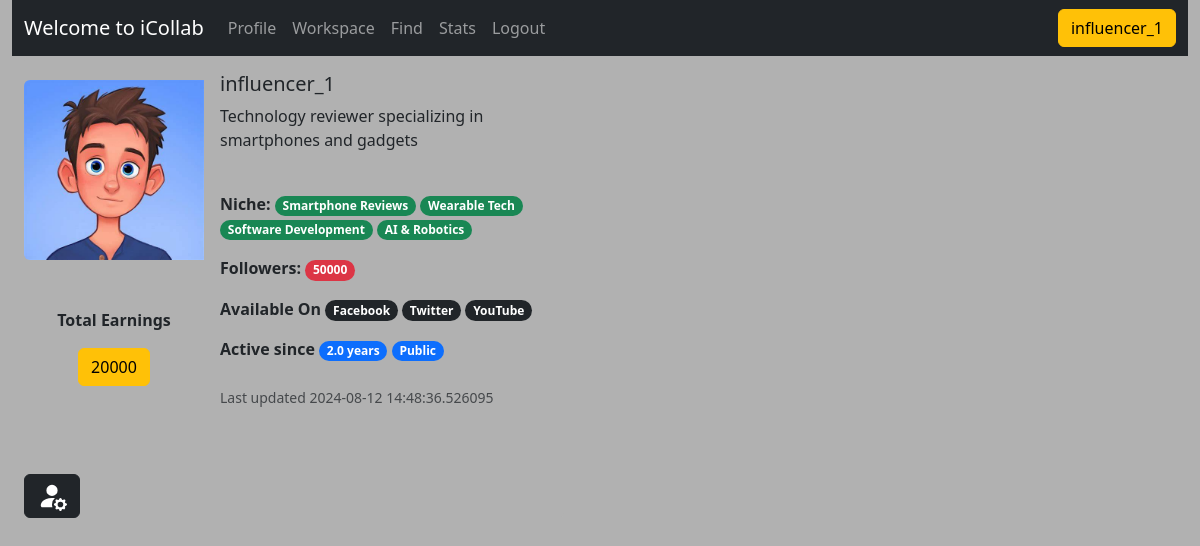
/profile (signed in), run on the app's committed database.
### backend/models.py (models this page shows)
class UserInfo(db.Model):
    __tablename__="userinfo"
    userid=db.Column(db.Integer, primary_key=True)
    username=db.Column(db.String(50),nullable=False,unique=True)
    fullname=db.Column(db.String(50),nullable=False)
    email=db.Column(db.String(100), nullable=False)
    password=db.Column(db.String(100), nullable=False)
    role=db.Column(db.Integer,db.ForeignKey("roles.roleid"),default=2)
    usertype=db.Column(db.String(50),db.ForeignKey("userType.usertypename"),nullable=True)
    isprofilepublic=db.Column(db.Boolean, default=True)
    isactive=db.Column(db.Boolean, default=True)
    isflagged=db.Column(db.Boolean, default=False)
    isblacklisted=db.Column(db.Boolean, default=False)
    campaign=db.relationship('Campaigns', backref='userinfo', lazy=True)
    platformpresence=db.relationship('PlatformPresence',backref='userinfo', lazy=True)
    adrequests=db.relationship('AdRequests',backref='userinfo', lazy=True)
    sent_messages = db.relationship('Messages', foreign_keys='Messages.senderid', backref='sender_user', lazy=True)
    received_messages = db.relationship('Messages', foreign_keys='Messages.receiverid', backref='receiver_user', lazy=True)

class Influencers(db.Model):
    __tablename__ = 'influencers'
    influencerid = db.Column(db.Integer, primary_key=True)
    influencerusername = db.Column(db.String(50), db.ForeignKey("userinfo.username"), nullable=False)
    influencerdescription = db.Column(db.String(255))
    influencercategory = db.Column(db.String(50), db.ForeignKey('categories.categoryname'), nullable=False)
    influencerniche = db.Column(db.String(50), db.ForeignKey('niches.nichename'), nullable=False)
    influencerreach = db.Column(db.Integer)
    influencerearnings=db.Column(db.Integer)
    influencertenure=db.Column(db.Float, default=0.1)
    ispublic=db.Column(db.Boolean, default=False)
    lastupdated=db.Column(db.DateTime)
    negotiation=db.relationship('Negotiations', backref='influencers', lazy=True)

class Niches(db.Model):
    __tablename__ = 'niches'
    nicheid = db.Column(db.Integer, primary_key=True)
    nichename = db.Column(db.String(50), unique=True, nullable=False)
    nichedescription = db.Column(db.String(255))
    categoryid = db.Column(db.Integer, db.ForeignKey('categories.categoryid'), nullable=False)
    influencers = db.relationship('Influencers', backref='niches', lazy=True)

class PlatformPresence(db.Model):
    __tablename__="platformpresence"
    platformpresenceid=db.Column(db.Integer, primary_key=True)
    username=db.Column(db.String(50), db.ForeignKey("userinfo.username"),nullable=False)
    platformname=db.Column(db.String(50), db.ForeignKey("platforms.platformname"))

### backend/controllers.py (the view)
@app.route("/profile")
def profile():
    try:
        userinfo = getcurrentuser()
        if userinfo:
            category = Category.query.all()
            platforms = Platforms.query.all()
            if userinfo.usertype == 'Sponsor':
                campaigns = Campaigns.query.filter_by(campaigncreatedby=userinfo.userid).all()
                return render_template("sponsorprofile.html", userinfo=userinfo, campaigns=campaigns, category=category)
            elif userinfo.usertype == 'Influencer':
                influencer = Influencers.query.filter_by(influencerusername=userinfo.username).first()
                negotiations = Negotiations.query.filter_by(influencerid=influencer.influencerid).all()
                userplatform = PlatformPresence.query.filter_by(username=influencer.influencerusername).all()
                niche = Niches.query.filter_by(categoryid=influencer.cate.categoryid).all()
                return render_template("./influencers/influencerprofile.html", userinfo=userinfo, negotiations=negotiations, influencer=influencer, userplatform=userplatform, niche=niche, category=category, platforms=platforms)
            elif userinfo.usertype == 'Admin':
                return redirect(url_for('home'))
            else:
                return redirect(url_for('somethingwentwrong'))
        else:
            return redirect(url_for("index"))
    except Exception:
        return redirect(url_for("somethingwentwrong"))

### helpfunction.py (called while the page is built)
def getcurrentuser():
        if 'id' in session:
            userid = session['id']
            userinfo = UserInfo.query.filter_by(userid=userid).first()
            if userinfo:
                return userinfo
        return None

### templates/influencers/influencerprofile.html (shortened to what this page needs)
{% extends "./Layouts/base.html" %}
{% block content %}
{% include './Layouts/navbar.html' %}
<div class="container-fluid" style="background-color: #b1b1b1;">
    <div class="card mb-3" style="max-width: 540px; background-color: #b1b1b1; border: none;">
        <div class="row g-0">
            <div class="col-md-4">
                <br>
                <img src="{{ url_for('static', filename='img/influencers/' + influencer.influencerusername + '-profile.png') }}"
                     class="img-fluid rounded-start"
                     onerror="this.onerror=null;this.src='{{ url_for('static', filename='img/influencers/alt.jpg') }}';"
                     alt="Profile Picture">
                <br><br><br>
                <p class="earnings" style="text-align: center;"><strong>Total Earnings</strong></p>
                <p style="text-align: center;">
                    <button type="button" class="btn btn-warning">{{influencer.influencerearnings}}</button>
                </p>
                <br><br><br>
                <button type="button" class="btn btn-dark" data-bs-toggle="modal" data-bs-target="#myFormModal">
                </button>
            </div>
            <div class="col-md-8">
                <div class="card-body" style="background-color: transparent;">
                    <h5 class="card-title">{{influencer.influencerusername}}</h5>
                    <p class="card-text">{{influencer.influencerdescription}}</p>
                    <br>
                    <span><strong>Niche:</strong></span>
                    {% for niche in niche %}
                        <span class="badge rounded-pill bg-success">{{niche.nichename}}</span>
                    {% endfor %}
                    <p class="card-text">
                        <span><strong>Followers:</strong></span>
                        <span class="badge rounded-pill bg-danger">{{influencer.influencerreach}}</span>
                    </p>
                    <p>
                        <span><strong>Available On</strong></span>
                        {% for platform in userplatform %}
                            <span class="badge rounded-pill bg-dark">{{platform.platformname}}</span>
                        {% endfor %}
                    </p>
                    <span><strong>Active since</strong></span>
                    <span class="badge rounded-pill bg-primary">{{influencer.influencertenure}} years</span>
                    {% if influencer.ispublic %}
                        <span class="badge rounded-pill bg-primary">Public</span>
                    {% else %}
                        <span class="badge rounded-pill bg-primary">Private</span>
                    {% endif %}
                    <br><br>
                    <p class="card-text"><small class="text-muted">Last updated {{influencer.lastupdated}}</small></p>
                </div>
            </div>
        </div>
    </div>
</div>
{% endblock %}

### templates/Layouts/base.html (shortened to what this page needs)
<!DOCTYPE html>
<html lang="en">
<head>
    <link rel="stylesheet" href="./static/styles/style.css">
    <link href="https://cdn.jsdelivr.net/npm/bootstrap@5.3.3/dist/css/bootstrap.min.css" rel="stylesheet">
</head>
<body>
    <div class="container-fluid" style="background-color: #b1b1b1; width: 100vw; height: 100vh; color: #080808;">
        {% block content %}
        {% endblock %}
    </div>
</body>
</html>

### templates/Layouts/navbar.html (shortened to what this page needs)
<nav class="navbar navbar-expand-lg navbar navbar-dark bg-dark">
    <div class="container-fluid">
      <a class="navbar-brand" href="">{{ 'Welcome to iCollab'}}</a>
      <div class="collapse navbar-collapse" id="navbarSupportedContent">
        <ul class="navbar-nav me-auto mb-2 mb-lg-0">
        {% if userinfo.usertype == "Admin" %}
          <li class="nav-item">
            <a class="nav-link active" aria-current="page" href="/home">Home</a>
          </li>
          <li class="nav-item">
            <a class="nav-link" href="/find/a">Find</a>
          </li>
          <li class="nav-item">
            <a class="nav-link" href="/stats/admin">Stats</a>
          </li>
          <li class="nav-item">
            <a class="nav-link" href="/logout">Logout</a>
          </li>
          {% elif userinfo.usertype == "Influencer" %}
          <li class="nav-item">
            <a class="nav-link" aria-current="page" href="/profile">Profile</a>
          </li>
          <li class="nav-item">
            <a class="nav-link" href="/workspace">Workspace</a>
          </li>
          <li class="nav-item">
            <a class="nav-link" href="/find/i">Find</a>
          </li>
          <li class="nav-item">
            <a class="nav-link" href="/stats/influencers">Stats</a>
          </li>
          <li class="nav-item">
            <a class="nav-link" href="/logout">Logout</a>
          </li>
          {%endif%}
        </ul>
        <form class="d-flex">
          <button class="btn btn-warning" type="submit">{{userinfo.username}}</button>
        </form>
      </div>
    </div>
  </nav>

### static/styles/style.css (style rules this page uses)
* { margin: 0px; }

### data on the page
UserInfo: username "influencer_1"
Influencers: influencerearnings "20000", influencerusername "influencer_1", influencerdescription "Technology reviewer specializing in smartphones and gadgets", influencerreach "50000", influencertenure "2.0", lastupdated "2024-08-12 14:48:36.526095"
Niches: nichename "Smartphone Reviews"
Niches: nichename "Wearable Tech"
Niches: nichename "Software Development"
Niches: nichename "AI & Robotics"
PlatformPresence: platformname "Facebook"
PlatformPresence: platformname "Twitter"
PlatformPresence: platformname "YouTube"

### other printed values
{{ 'Welcome to iCollab' }} "Welcome to iCollab"
